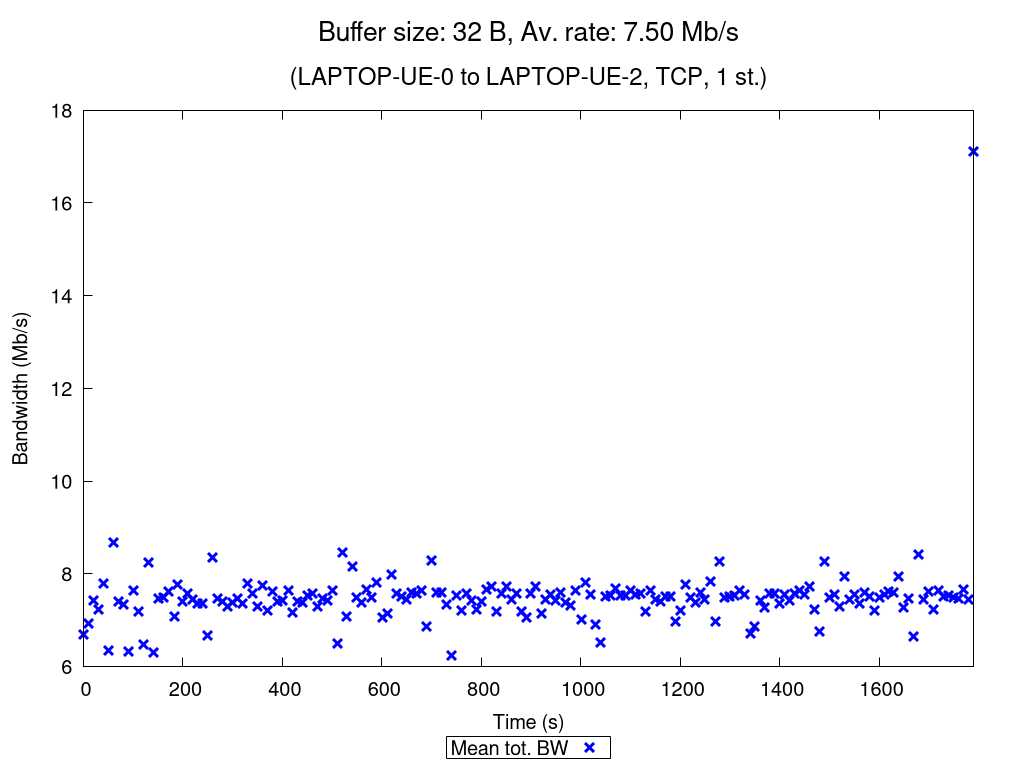

Here is the gnuplot script that generated this plot:
set terminal pngcairo nocrop enhanced size 1024,768 font "Verdana,15"
set output "TCP_1_st_2020_10_18_02-06-25_one2two_00032B.png"

set title "{/=20 Buffer size: 32 B, Av. rate: 7.50 Mb/s}\n\n{/=18 (LAPTOP-UE-0 to LAPTOP-UE-2, TCP, 1 st.)}"

set xlabel "Time (s)"
set ylabel "Bandwidth (Mb/s)"
set ytics nomirror
set key bmargin center horizontal box samplen 1 width -1
set bmargin 4.6
set rmargin 4.5

rf = 1000000.0  # rate factor
set style fill transparent solid 0.2 noborder
set autoscale xfix
plot "TCP_1_st_2020_10_18_02-06-25_one2two_00032B_iperf_processed.dat" using 1:($2/rf-$3/rf):($2/rf+$3/rf) with filledcurves lc rgb "blue" notitle, \
     "" using 1:($2/rf) with points pt 2 ps 1.5 lw 3 lc rgb "blue" title "Mean tot. BW", \
